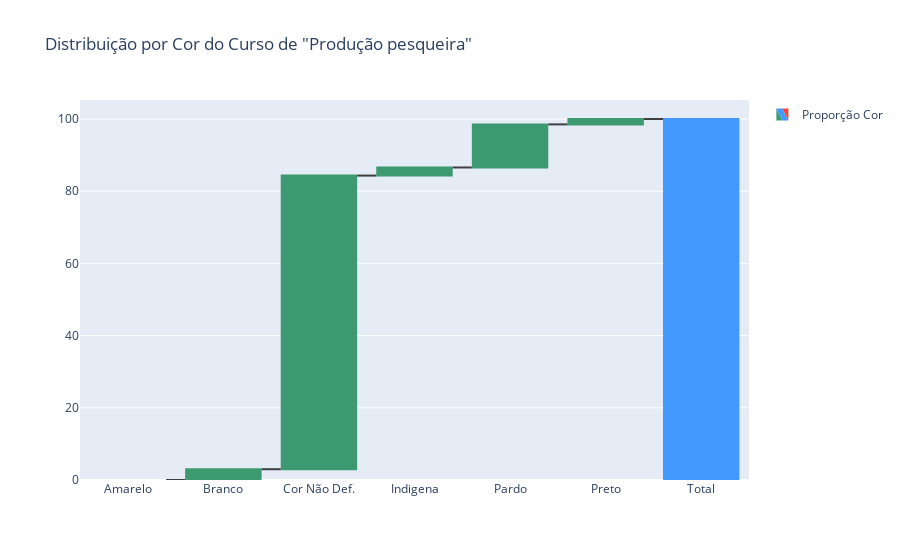

The notebook cell saved with this chart:
### Code cell
fig = go.Figure(go.Waterfall(
    name = "Proporção Cor", orientation = "v",
    measure = ["relative", "relative", "relative", "relative", "relative","relative", "total"],
    x = ["Amarelo", "Branco", "Cor Não Def.", "Indigena", "Pardo", "Preto", "Total"],
    y = [df_cnd['%Amarelo'].values[0], df_cnd['%Branco'].values[0], df_cnd['%CorNaoDef'].values[0], df_cnd['%Indigena'].values[0], df_cnd['%Pardo'].values[0], df_cnd['%Preto'].values[0], 0],
    connector = {"line":{"color":"rgb(63, 63, 63)"}},
))

curso = df_cnd['NO_CINE_ROTULO'].values[0]

fig.update_layout(
        title = f'Distribuição por Cor do Curso de "{curso}"',
        showlegend = True
)

fig.show()

### Figure 1 — Plotly figure (JSON) as saved in the notebook; plotly's stock layout.template omitted (floating-point values rounded to 4 significant figures)
{"data": [{"connector": {"line": {"color": "rgb(63, 63, 63)"}}, "measure": ["relative", "relative", "relative", "relative", "relative", "relative", "total"], "name": "Proporção Cor", "orientation": "v", "type": "waterfall", "x": ["Amarelo", "Branco", "Cor Não Def.", "Indigena", "Pardo", "Preto", "Total"], "y": [0, 2.99, 81.34, 2.24, 11.94, 1.49, 0]}], "layout": {"showlegend": true, "title": {"text": "Distribuição por Cor do Curso de \"Produção pesqueira\""}}}
